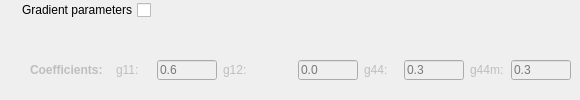
   <widget class="QWidget" name="tab_4">
    <attribute name="title">
     <string>Gradient</string>
    </attribute>
    <widget class="QCheckBox" name="gradient_CB">
     <property name="geometry">
      <rect>
       <x>0</x>
       <y>0</y>
       <width>151</width>
       <height>20</height>
      </rect>
     </property>
     <property name="layoutDirection">
      <enum>Qt::RightToLeft</enum>
     </property>
     <property name="text">
      <string>Gradient parameters</string>
     </property>
    </widget>
    <widget class="QWidget" name="gradient_widget" native="true">
     <property name="enabled">
      <bool>false</bool>
     </property>
     <property name="geometry">
      <rect>
       <x>30</x>
       <y>50</y>
       <width>541</width>
       <height>41</height>
      </rect>
     </property>
     <layout class="QGridLayout" name="gridLayout_4">
      <item row="0" column="8">
       <widget class="QLabel" name="label_75">
        <property name="text">
         <string>g44m:</string>
        </property>
       </widget>
      </item>
      <item row="0" column="3" colspan="2">
       <widget class="QLabel" name="label_39">
        <property name="text">
         <string>g12:</string>
        </property>
       </widget>
      </item>
      <item row="0" column="0">
       <widget class="QLabel" name="label_37">
        <property name="minimumSize">
         <size>
          <width>80</width>
          <height>0</height>
         </size>
        </property>
        <property name="font">
         <font>
          <weight>75</weight>
          <bold>true</bold>
         </font>
        </property>
        <property name="text">
         <string>Coefficients:</string>
        </property>
       </widget>
      </item>
      <item row="0" column="2">
       <widget class="QLineEdit" name="g11_LE">
        <property name="minimumSize">
         <size>
          <width>60</width>
          <height>20</height>
         </size>
        </property>
        <property name="maximumSize">
         <size>
          <width>60</width>
          <height>20</height>
         </size>
        </property>
        <property name="placeholderText">
         <string>0.6</string>
        </property>
       </widget>
      </item>
      <item row="0" column="6">
       <widget class="QLabel" name="label_40">
        <property name="text">
         <string>g44:</string>
        </property>
       </widget>
      </item>
      <item row="0" column="1">
       <widget class="QLabel" name="label_38">
        <property name="text">
         <string>g11:</string>
        </property>
       </widget>
      </item>
      <item row="0" column="5">
       <widget class="QLineEdit" name="g12_LE">
        <property name="minimumSize">
         <size>
          <width>60</width>
          <height>20</height>
         </size>
        </property>
        <property name="maximumSize">
         <size>
          <width>60</width>
          <height>20</height>
         </size>
        </property>
        <property name="placeholderText">
         <string>0.0</string>
        </property>
       </widget>
      </item>
      <item row="0" column="7">
       <widget class="QLineEdit" name="g44_LE">
        <property name="minimumSize">
         <size>
          <width>60</width>
          <height>20</height>
         </size>
        </property>
        <property name="maximumSize">
         <size>
          <width>60</width>
          <height>20</height>
         </size>
        </property>
        <property name="placeholderText">
         <string>0.3</string>
        </property>
       </widget>
      </item>
      <item row="0" column="9">
       <widget class="QLineEdit" name="g44m_LE">
        <property name="minimumSize">
         <size>
          <width>60</width>
          <height>20</height>
         </size>
        </property>
        <property name="maximumSize">
         <size>
          <width>60</width>
          <height>20</height>
         </size>
        </property>
        <property name="placeholderText">
         <string>0.3</string>
        </property>
       </widget>
      </item>
     </layout>
    </widget>
   </widget>
